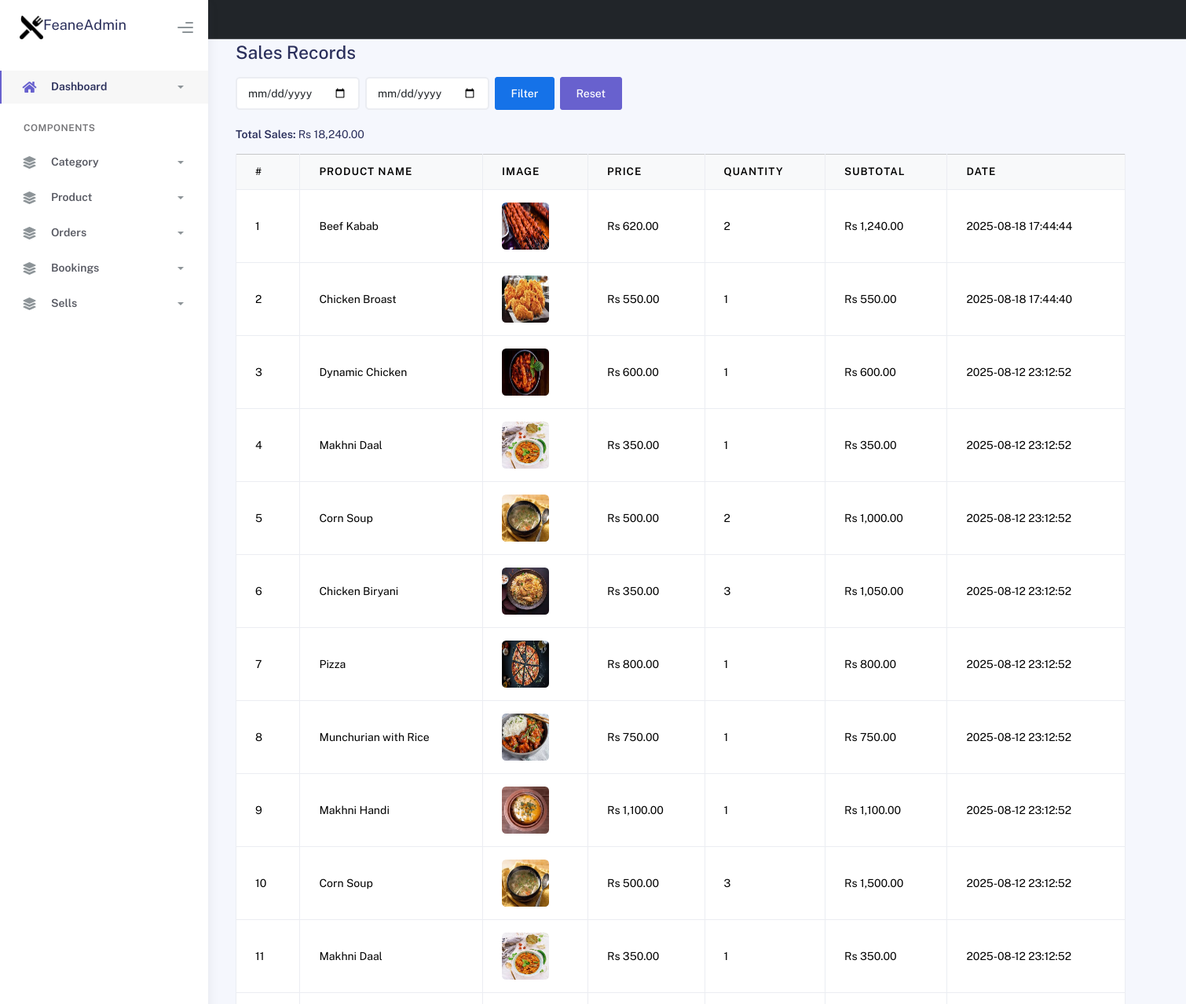
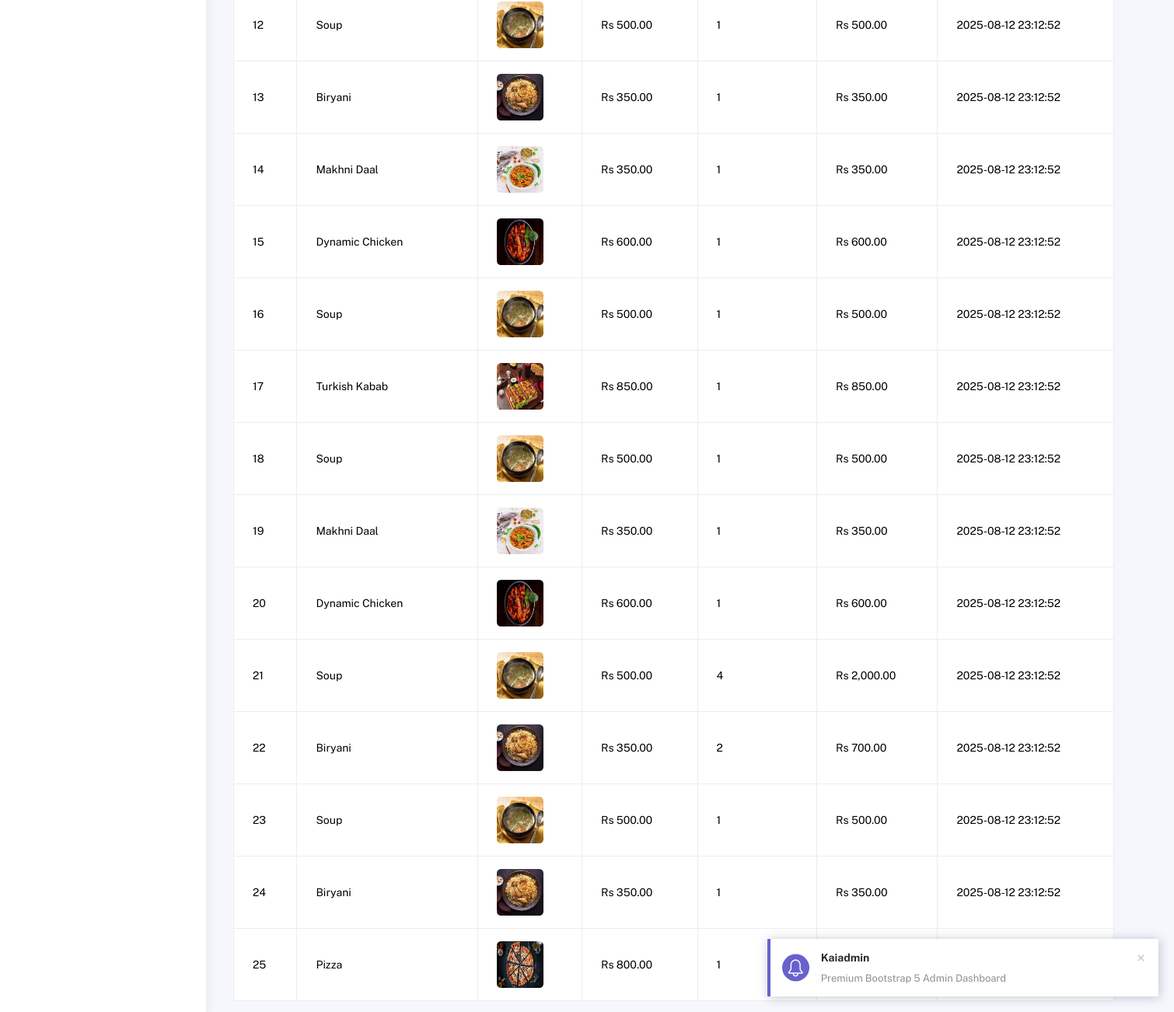
The app's page /admin/frontend/sells/view_Sell.php with its own data (2 pictures, top to bottom).
### tables this page shows
CREATE TABLE `sales` (
  `id` int(11) NOT NULL,
  `product_name` varchar(255) NOT NULL,
  `product_image` varchar(255) NOT NULL,
  `product_price` decimal(10,2) NOT NULL,
  `quantity` int(11) NOT NULL,
  `subtotal` decimal(10,2) NOT NULL,
  `created_at` datetime NOT NULL DEFAULT current_timestamp()
);

### admin/frontend/sells/view_Sell.php (the view, shortened to what this page needs)
<?php
include './../include/sidebar.php';
include './../include/header.php';
require '../../backend/config/config.php';
$from_date = $_GET['from_date'] ?? '';
$to_date = $_GET['to_date'] ?? '';
$sql = "SELECT * FROM sales WHERE 1=1";
$sql .= " ORDER BY id DESC";
$result = mysqli_query($conn, $sql);
$total_sales = 0;
if (mysqli_num_rows($result) > 0) {
    foreach ($result as $row) {
        $total_sales += $row['subtotal'];
    }
}
$result = mysqli_query($conn, $sql);
?>
<div class="card-body table-responsive" style="position: absolute; margin-left:300px;">
    <h3 class="mb-3">Sales Records</h3>
    <form method="GET" class="mb-4 d-flex flex-wrap gap-2">
        <input type="date" name="from_date" value="<?= htmlspecialchars($from_date) ?>" class="form-control w-auto">
        <input type="date" name="to_date" value="<?= htmlspecialchars($to_date) ?>" class="form-control w-auto">
        <button type="submit" class="btn btn-primary">Filter</button>
        <a href="view_Sell.php" class="btn btn-secondary">Reset</a>
    </form>
    <div class="mb-3">
        <strong>Total Sales: </strong> Rs <?= number_format($total_sales, 2) ?>
    </div>
    <table class="table table-bordered table-hover align-middle w-75">
        <thead class="table-light">
            <tr>
                <th>#</th>
                <th>Product Name</th>
                <th>Image</th>
                <th>Price</th>
                <th>Quantity</th>
                <th>Subtotal</th>
                <th>Date</th>
            </tr>
        </thead>
        <tbody>
            <?php
            if (mysqli_num_rows($result) > 0):
                $count = 1;
                while ($row = mysqli_fetch_assoc($result)):
            ?>
                <tr>
                    <td><?= $count++ ?></td>
                    <td><?= htmlspecialchars($row['product_name']) ?></td>
                    <td><img src="../../<?= htmlspecialchars($row['product_image']) ?>" width="60" height="60" class="rounded"></td>
                    <td>Rs <?= number_format($row['product_price'], 2) ?></td>
                    <td><?= $row['quantity'] ?></td>
                    <td>Rs <?= number_format($row['subtotal'], 2) ?></td>
                    <td><?= htmlspecialchars($row['created_at']) ?></td>
                </tr>
            <?php
                endwhile;
            else:
            ?>
                <tr>
                    <td colspan="7" class="text-center text-danger">No sales records found.</td>
                </tr>
            <?php endif; ?>
        </tbody>
    </table>
</div>
<?php include './../include/footer.php'; ?>

### records on screen
sales: product_name "Beef Kabab", product_image (picture), product_price "620.00", quantity "2", subtotal "1,240.00", created_at "2025-08-18 17:44:44"
sales: product_name "Chicken Broast", product_image (picture), product_price "550.00", quantity "1", subtotal "550.00", created_at "2025-08-18 17:44:40"
sales: product_name "Dynamic Chicken", product_image (picture), product_price "600.00", quantity "1", subtotal "600.00", created_at "2025-08-12 23:12:52"
sales: product_name "Makhni Daal", product_image (picture), product_price "350.00", quantity "1", subtotal "350.00", created_at "2025-08-12 23:12:52"
sales: product_name "Corn Soup", product_image (picture), product_price "500.00", quantity "2", subtotal "1,000.00", created_at "2025-08-12 23:12:52"
sales: product_name "Chicken Biryani", product_image (picture), product_price "350.00", quantity "3", subtotal "1,050.00", created_at "2025-08-12 23:12:52"
sales: product_name "Pizza", product_image (picture), product_price "800.00", quantity "1", subtotal "800.00", created_at "2025-08-12 23:12:52"
sales: product_name "Munchurian with Rice", product_image (picture), product_price "750.00", quantity "1", subtotal "750.00", created_at "2025-08-12 23:12:52"
sales: product_name "Makhni Handi", product_image (picture), product_price "1,100.00", quantity "1", subtotal "1,100.00", created_at "2025-08-12 23:12:52"
sales: product_name "Corn Soup", product_image (picture), product_price "500.00", quantity "3", subtotal "1,500.00", created_at "2025-08-12 23:12:52"
sales: product_name "Makhni Daal", product_image (picture), product_price "350.00", quantity "1", subtotal "350.00", created_at "2025-08-12 23:12:52"
sales: product_name "Soup", product_image (picture), product_price "500.00", quantity "1", subtotal "500.00", created_at "2025-08-12 23:12:52"
sales: product_name "Biryani", product_image (picture), product_price "350.00", quantity "1", subtotal "350.00", created_at "2025-08-12 23:12:52"
sales: product_name "Makhni Daal", product_image (picture), product_price "350.00", quantity "1", subtotal "350.00", created_at "2025-08-12 23:12:52"
sales: product_name "Dynamic Chicken", product_image (picture), product_price "600.00", quantity "1", subtotal "600.00", created_at "2025-08-12 23:12:52"
sales: product_name "Soup", product_image (picture), product_price "500.00", quantity "1", subtotal "500.00", created_at "2025-08-12 23:12:52"
sales: product_name "Turkish Kabab", product_image (picture), product_price "850.00", quantity "1", subtotal "850.00", created_at "2025-08-12 23:12:52"
sales: product_name "Soup", product_image (picture), product_price "500.00", quantity "1", subtotal "500.00", created_at "2025-08-12 23:12:52"
sales: product_name "Makhni Daal", product_image (picture), product_price "350.00", quantity "1", subtotal "350.00", created_at "2025-08-12 23:12:52"
sales: product_name "Dynamic Chicken", product_image (picture), product_price "600.00", quantity "1", subtotal "600.00", created_at "2025-08-12 23:12:52"
sales: product_name "Soup", product_image (picture), product_price "500.00", quantity "4", subtotal "2,000.00", created_at "2025-08-12 23:12:52"
sales: product_name "Biryani", product_image (picture), product_price "350.00", quantity "2", subtotal "700.00", created_at "2025-08-12 23:12:52"
sales: product_name "Soup", product_image (picture), product_price "500.00", quantity "1", subtotal "500.00", created_at "2025-08-12 23:12:52"
sales: product_name "Biryani", product_image (picture), product_price "350.00", quantity "1", subtotal "350.00", created_at "2025-08-12 23:12:52"
sales: product_name "Pizza", product_image (picture), product_price "800.00", quantity "1"

### other values on screen
$total_sales "18,240.00"
